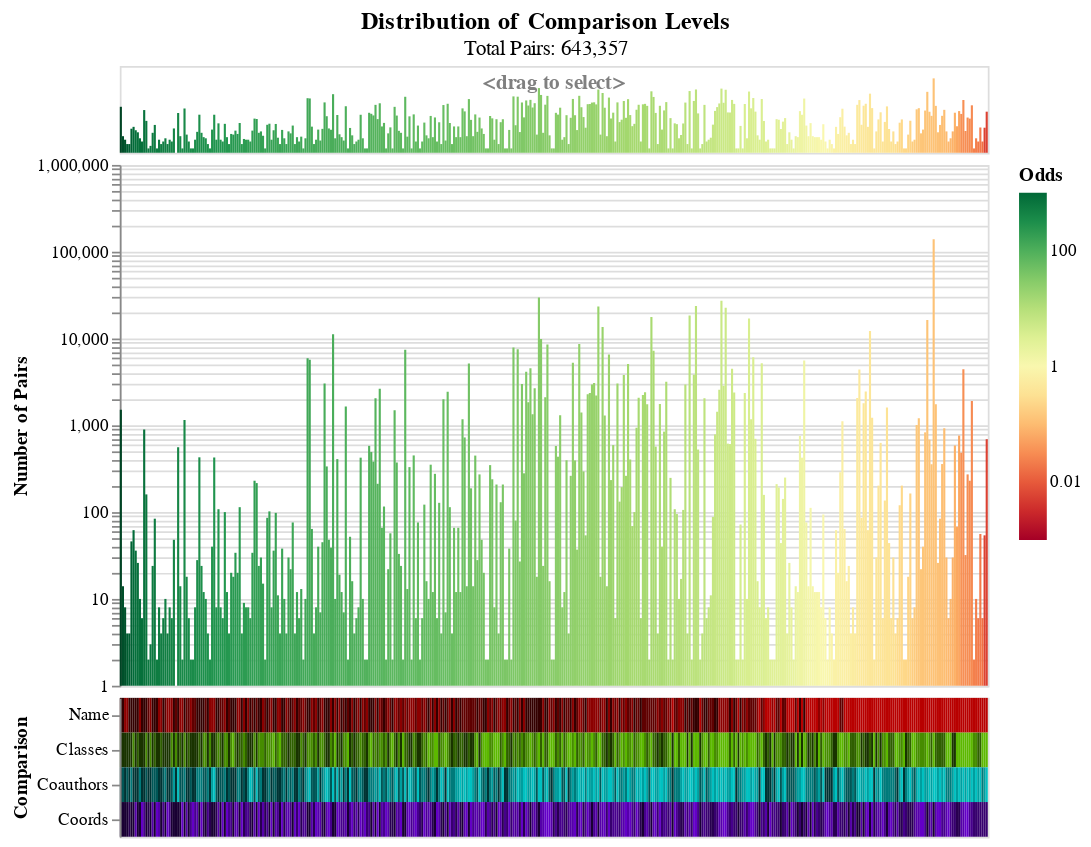

This figure's notebook cell:
### Markdown cell above
We can plot these compared pairs.
We can see which comparison levels are most common,
which occur together,
which lead to matches, and which lead to non-matches.

The exact match levels have the highest odds, and the
else levels have the lowest. The other levels are somewhere in between.

### Code cell
from mismo.compare import plot_compared  # noqa: E402

plot_compared(compared, comparisons=comparisons, weights=weights)

### Figure 1 — Vega-Lite specification as saved in the notebook (floating-point values rounded to 4 significant figures; data arrays with more than 128 entries replaced by an {"elided": "..."} marker saying what was removed)
{"config": {"view": {"continuousWidth": 300, "continuousHeight": 300}}, "vconcat": [{"data": {"name": "data-673c384c7cc2763f4e8e79ff520673bc"}, "mark": {"type": "rect"}, "encoding": {"color": {"field": "log_odds", "legend": null, "scale": {"domainMax": 3, "domainMid": 0, "domainMin": -3, "scheme": "redyellowgreen"}, "title": "Odds", "type": "quantitative"}, "opacity": {"condition": {"param": "param_10", "value": 1}, "value": 0.8}, "x": {"axis": null, "field": "vector_id", "sort": {"field": "odds", "order": "descending"}, "type": "nominal"}, "y": {"axis": null, "field": "n_pairs", "scale": {"type": "log"}, "title": "Number of Pairs", "type": "quantitative"}}, "height": 50, "name": "view_20", "title": {"text": "<drag to select>", "anchor": "middle", "color": "gray", "dy": 20, "fontSize": 12}, "width": 500}, {"data": {"name": "data-673c384c7cc2763f4e8e79ff520673bc"}, "mark": {"type": "rect", "stroke": null}, "encoding": {"color": {"field": "log_odds", "legend": {"labelExpr": "pow(10,datum.value)"}, "scale": {"domainMax": 3, "domainMid": 0, "domainMin": -3, "scheme": "redyellowgreen"}, "title": "Odds", "type": "quantitative"}, "opacity": {"condition": {"param": "param_10", "value": 1}, "value": 0.8}, "tooltip": [{"field": "n_pairs", "format": ",", "title": "Number of Pairs", "type": "quantitative"}, {"field": "pct_pairs", "format": "%", "title": "Percent of Pairs", "type": "quantitative"}, {"field": "odds", "format": ",", "title": "Odds", "type": "quantitative"}, {"field": "Name", "type": "nominal"}, {"field": "Classes", "type": "nominal"}, {"field": "Coauthors", "type": "nominal"}, {"field": "Coords", "type": "nominal"}], "x": {"axis": null, "field": "vector_id", "sort": {"field": "odds", "order": "descending"}, "type": "nominal"}, "y": {"field": "n_pairs", "scale": {"type": "log"}, "title": "Number of Pairs", "type": "quantitative"}}, "name": "view_21", "transform": [{"filter": {"param": "param_9"}}], "width": 500}, {"data": {"name": "data-31e84c5ce14b1fb76b8285e493327c5a"}, "mark": {"type": "rect"}, "encoding": {"color": {"field": "level_uid", "legend": null, "scale": {"domain": ["Name:exact", "Name:share 1 token", "Name:share 2+ tokens", "Name:else", "Classes:exact", "Classes:share 1 class", "Classes:share 2+ classes", "Classes:else", "Coauthors:jaccard >= 0.5", "Coauthors:jaccard >= 0.25", "Coauthors:jaccard >= 0.1", "Coauthors:jaccard >= 0.02", "Coauthors:else", "Coords:exact", "Coords:coords <= 10km", "Coords:coords <= 100km", "Coords:both coord missing", "Coords:one coord missing", "Coords:else"], "range": ["#330000", "#5f0000", "#8c0000", "#b80000", "#193300", "#2f5f00", "#468c00", "#5cb800", "#003333", "#005656", "#007a7a", "#009e9e", "#00c1c1", "#190033", "#280050", "#37006e", "#46008c", "#5500aa", "#6300c7"]}, "title": "Comparison:Level", "type": "nominal"}, "opacity": {"condition": {"param": "param_10", "value": 1}, "value": 0.8}, "tooltip": [{"field": "level", "type": "nominal"}], "x": {"axis": null, "field": "vector_id", "sort": {"field": "odds", "order": "descending"}, "type": "nominal"}, "y": {"field": "comparison", "sort": ["Name", "Classes", "Coauthors", "Coords"], "title": "Comparison", "type": "nominal"}}, "height": 80, "name": "view_22", "transform": [{"filter": {"param": "param_9"}}], "width": 500}], "params": [{"name": "param_9", "select": {"type": "interval", "encodings": ["x"]}, "views": ["view_20"]}, {"name": "param_10", "select": {"type": "point", "fields": ["vector_id"], "on": "mouseover"}, "views": ["view_20", "view_21", "view_22"]}], "spacing": 0, "title": {"text": "Distribution of Comparison Levels", "anchor": "middle", "fontSize": 14, "subtitle": "Total Pairs: 643,357"}, "$schema": "https://vega.github.io/schema/vega-lite/v5.16.3.json", "datasets": {"data-673c384c7cc2763f4e8e79ff520673bc": {"elided": "409 records"}, "data-31e84c5ce14b1fb76b8285e493327c5a": {"elided": "1636 records"}}}
